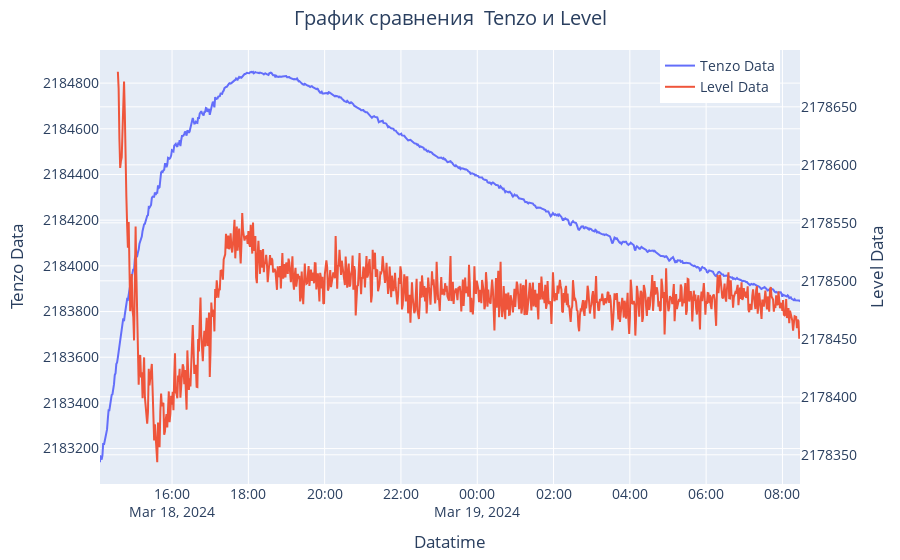

Here is the notebook cell this chart was saved with:
### Code cell
fig = go.Figure()

fig.add_trace(go.Scatter(x=df['Datetime'], y=df.tnzl, mode='lines', name='Tenzo Data'))
fig.add_trace(go.Scatter(x=df['Datetime'], y=level_dHdt, mode='lines', name='Level Data', yaxis='y2'))
    
  
fig.update_layout(
    legend=dict(x=.8),
    title='График сравнения  Tenzo и Level',
    title_x=0.5,
    xaxis=dict(title='Datatime'),
    yaxis=dict(tickformat ='d',title='Tenzo Data', side='left'),
    yaxis2=dict(tickformat ='d',title='Level Data', overlaying='y', side='right'),
    hovermode="x",
    font=dict(size=14),
    margin=dict(l=100, r=100, t=50, b=50) 
    )
fig.show()

### Figure 1 — Plotly figure (JSON) as saved in the notebook; plotly's stock layout.template omitted (floating-point values rounded to 4 significant figures; data arrays with more than 128 entries replaced by an {"elided": "..."} marker saying what was removed)
{"data": [{"mode": "lines", "name": "Tenzo Data", "type": "scatter", "x": {"elided": "909 str values"}, "y": {"elided": "909 int values"}}, {"mode": "lines", "name": "Level Data", "type": "scatter", "x": {"elided": "909 str values"}, "y": {"elided": "909 float values"}, "yaxis": "y2"}], "layout": {"font": {"size": 14}, "hovermode": "x", "legend": {"x": 0.8}, "margin": {"b": 50, "l": 100, "r": 100, "t": 50}, "title": {"text": "График сравнения  Tenzo и Level", "x": 0.5}, "xaxis": {"title": {"text": "Datatime"}}, "yaxis": {"side": "left", "tickformat": "d", "title": {"text": "Tenzo Data"}}, "yaxis2": {"overlaying": "y", "side": "right", "tickformat": "d", "title": {"text": "Level Data"}}}}
